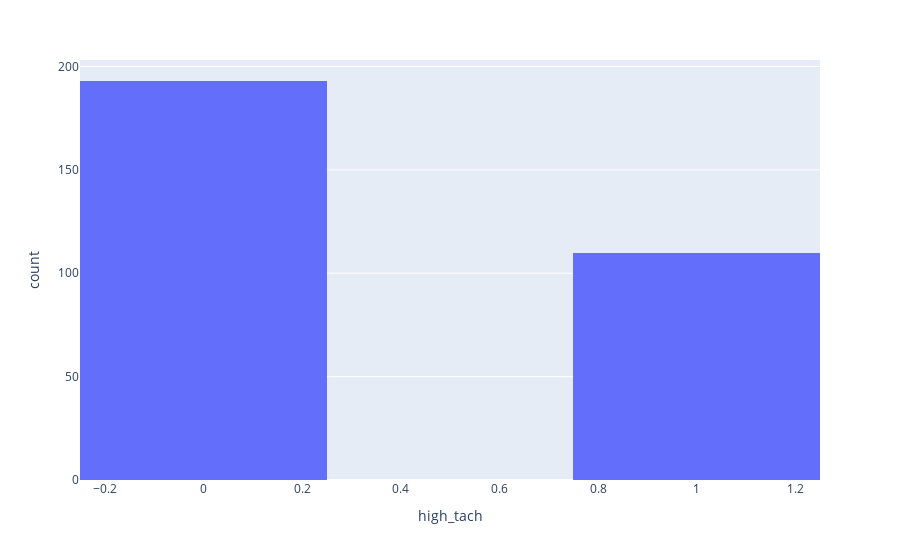

Source (notebook cell):
### Code cell
px.histogram(df, 'high_tach', nbins = 3)

### Figure 1 — Plotly figure (JSON) as saved in the notebook; plotly's stock layout.template omitted (floating-point values rounded to 4 significant figures; data arrays with more than 128 entries replaced by an {"elided": "..."} marker saying what was removed)
{"data": [{"alignmentgroup": "True", "bingroup": "x", "hovertemplate": "high_tach=%{x}<br>count=%{y}<extra></extra>", "legendgroup": "", "marker": {"color": "#636efa"}, "name": "", "nbinsx": 3, "offsetgroup": "", "orientation": "v", "showlegend": false, "type": "histogram", "x": {"elided": "303 int values"}, "xaxis": "x", "yaxis": "y"}], "layout": {"autosize": true, "barmode": "relative", "legend": {"tracegroupgap": 0}, "margin": {"t": 60}, "xaxis": {"anchor": "y", "autorange": true, "domain": [0, 1], "range": [-0.25, 1.25], "title": {"text": "high_tach"}, "type": "linear"}, "yaxis": {"anchor": "x", "autorange": true, "domain": [0, 1], "range": [0, 203.2], "title": {"text": "count"}}}}
